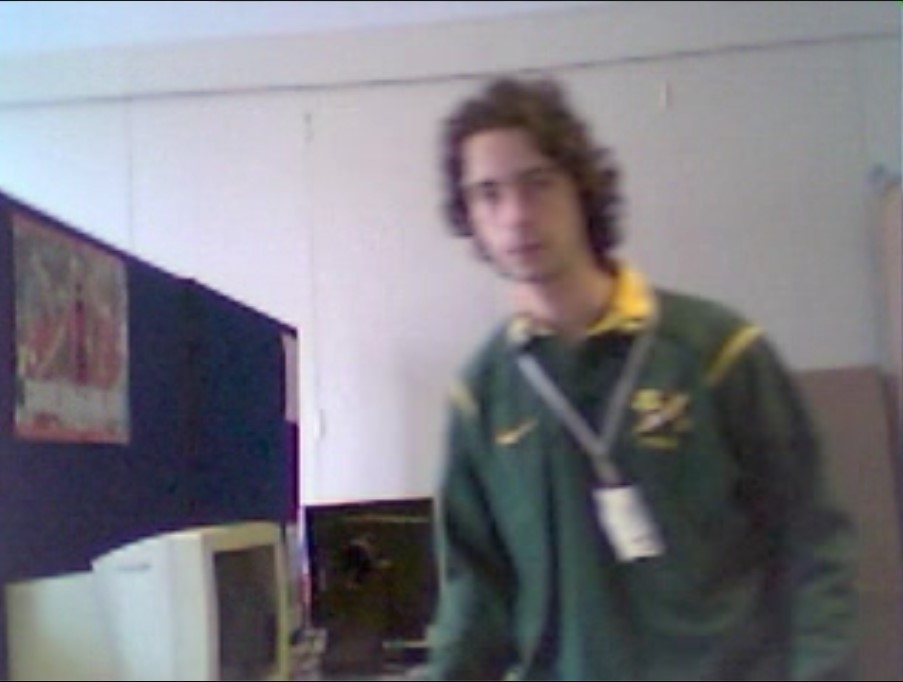
#> input picture WifRobot/bin/Debug/a.jpg, 903 x 682 px
$ python runtest.py a.jpg 5 5 5 5 b.jpg
#> lines starting #> are read from the running program, lines starting #| are printed output that depends on the picture
### WifRobot/bin/Debug/kcftracker.py
import numpy as np
import cv2

# ffttools
# [4 lines left out: function fftd, not called in this run]

def real(img):
	return img[:,:,0]

def imag(img):
	return img[:,:,1]

# [23 lines left out: functions complexMultiplication, complexDivision, rearrange, not called in this run]


# recttools
def x2(rect):
	return rect[0] + rect[2]

def y2(rect):
	return rect[1] + rect[3]

# [36 lines left out: functions limit, getBorder, subwindow, not called in this run]


# KCF tracker
class KCFTracker:
	def __init__(self, hog=False, fixed_window=True, multiscale=False):
		self.lambdar = 0.0001   # regularization
		self.padding = 2.5   # extra area surrounding the target
		self.output_sigma_factor = 0.125   # bandwidth of gaussian target

		if(hog):  # HOG feature
			# VOT
			self.interp_factor = 0.012   # linear interpolation factor for adaptation
			self.sigma = 0.6  # gaussian kernel bandwidth
			# TPAMI   #interp_factor = 0.02   #sigma = 0.5
			self.cell_size = 4   # HOG cell size
			self._hogfeatures = True
		else:  # raw gray-scale image # aka CSK tracker
			self.interp_factor = 0.075
			self.sigma = 0.2
			self.cell_size = 1
			self._hogfeatures = False

		if(multiscale):
			self.template_size = 96   # template size
			self.scale_step = 1.05   # scale step for multi-scale estimation
			self.scale_weight = 0.96   # to downweight detection scores of other scales for added stability
		elif(fixed_window):
			self.template_size = 96
			self.scale_step = 1
		else:
			self.template_size = 1
			self.scale_step = 1

		self._tmpl_sz = [0,0]  # cv::Size, [width,height]  #[int,int]
		self._roi = [0.,0.,0.,0.]  # cv::Rect2f, [x,y,width,height]  #[float,float,float,float]
		self.size_patch = [0,0,0]  #[int,int,int]
		self._scale = 1.   # float
		self._alphaf = None  # numpy.ndarray    (size_patch[0], size_patch[1], 2)
		self._prob = None  # numpy.ndarray    (size_patch[0], size_patch[1], 2)
		self._tmpl = None  # numpy.ndarray    raw: (size_patch[0], size_patch[1])   hog: (size_patch[2], size_patch[0]*size_patch[1])
		self.hann = None  # numpy.ndarray    raw: (size_patch[0], size_patch[1])   hog: (size_patch[2], size_patch[0]*size_patch[1])

	def subPixelPeak(self, left, center, right):
		divisor = 2*center - right - left   #float
		return (0 if abs(divisor)<1e-3 else 0.5*(right-left)/divisor)

	# [49 lines left out: functions createHanningMats, createGaussianPeak, gaussianCorrelation, not called in this run]

	def getFeatures(self, image, inithann, scale_adjust=1.0):
		extracted_roi = [0,0,0,0]   #[int,int,int,int]
		cx = self._roi[0] + self._roi[2]/2  #float
		cy = self._roi[1] + self._roi[3]/2  #float

		if(inithann):
			padded_w = self._roi[2] * self.padding
			padded_h = self._roi[3] * self.padding

			if(self.template_size > 1):
				if(padded_w >= padded_h):
					self._scale = padded_w / float(self.template_size)
				else:
					self._scale = padded_h / float(self.template_size)
				self._tmpl_sz[0] = int(padded_w / self._scale)
				self._tmpl_sz[1] = int(padded_h / self._scale)
			else:
				self._tmpl_sz[0] = int(padded_w)
				self._tmpl_sz[1] = int(padded_h)
				self._scale = 1.

			if(self._hogfeatures):
				self._tmpl_sz[0] = int(self._tmpl_sz[0]) / (2*self.cell_size) * 2*self.cell_size + 2*self.cell_size
				self._tmpl_sz[1] = int(self._tmpl_sz[1]) / (2*self.cell_size) * 2*self.cell_size + 2*self.cell_size
			else:
				self._tmpl_sz[0] = int(self._tmpl_sz[0]) / 2 * 2
				self._tmpl_sz[1] = int(self._tmpl_sz[1]) / 2 * 2

		extracted_roi[2] = int(scale_adjust * self._scale * self._tmpl_sz[0])
		extracted_roi[3] = int(scale_adjust * self._scale * self._tmpl_sz[1])
		extracted_roi[0] = int(cx - extracted_roi[2]/2)
		extracted_roi[1] = int(cy - extracted_roi[3]/2)

		z = subwindow(image, extracted_roi, cv2.BORDER_REPLICATE)
		if(z.shape[1]!=self._tmpl_sz[0] or z.shape[0]!=self._tmpl_sz[1]):
			z = cv2.resize(z, tuple(self._tmpl_sz))

		if(self._hogfeatures):
			mapp = {'sizeX':0, 'sizeY':0, 'numFeatures':0, 'map':0}
			#mapp = fhog.getFeatureMaps(z, self.cell_size, mapp)
			#mapp = fhog.normalizeAndTruncate(mapp, 0.2)
			#mapp = fhog.PCAFeatureMaps(mapp)
			self.size_patch = map(int, [mapp['sizeY'], mapp['sizeX'], mapp['numFeatures']])
			FeaturesMap = mapp['map'].reshape((self.size_patch[0]*self.size_patch[1], self.size_patch[2])).T   # (size_patch[2], size_patch[0]*size_patch[1])
		else:
			if(z.ndim==3 and z.shape[2]==3):
				FeaturesMap = cv2.cvtColor(z, cv2.COLOR_BGR2GRAY)   # z:(size_patch[0], size_patch[1], 3)  FeaturesMap:(size_patch[0], size_patch[1])   #np.int8  #0~255
			elif(z.ndim==2):
				FeaturesMap = z   #(size_patch[0], size_patch[1]) #np.int8  #0~255
			FeaturesMap = FeaturesMap.astype(np.float32) / 255.0 - 0.5
			self.size_patch = [z.shape[0], z.shape[1], 1]

		if(inithann):
			self.createHanningMats()  # createHanningMats need size_patch

		FeaturesMap = self.hann * FeaturesMap
		return FeaturesMap

	# [23 lines left out: functions detect, train, not called in this run]


	def init(self, roi, image):
		self._roi = map(float, roi)
		assert(roi[2]>0 and roi[3]>0)
		self._tmpl = self.getFeatures(image, 1)
		self._prob = self.createGaussianPeak(self.size_patch[0], self.size_patch[1])
		self._alphaf = np.zeros((self.size_patch[0], self.size_patch[1], 2), np.float32)
		self.train(self._tmpl, 1.0)

	# [43 lines left out: function update, not called in this run]

### WifRobot/bin/Debug/runtest.py
import sys
import cv2
import numpy as np


import kcftracker

if __name__ == '__main__':
        path1=sys.argv[1]
        ix=int(sys.argv[2])
        iy=int(sys.argv[3])
        w=int(sys.argv[4])
        h=int(sys.argv[5])
        path2=sys.argv[6]

        frame_b = cv2.imread(path1)
#> frame_b is the input picture: shape (682, 903, 3); mean B, G, R 129, 122.2, 123.5
        dsize = (640, 360);
        frame_b=cv2.resize(frame_b, dsize, interpolation=cv2.INTER_AREA);
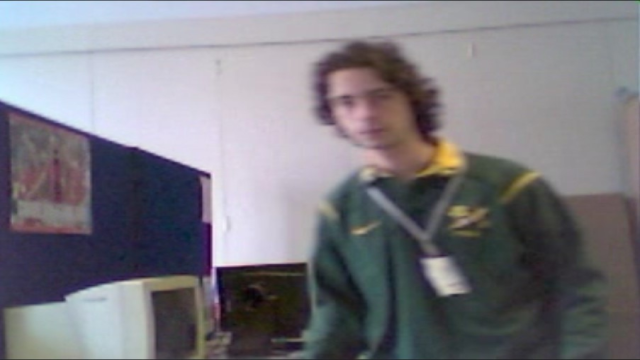
#> frame_b: shape (360, 640, 3); mean B, G, R 129, 122.2, 123.5
        ix, iy, w, h =int(ix),int(iy),int(w),int(h)
        #print ix,iy,w,h
        frame_n = cv2.imread(path2)
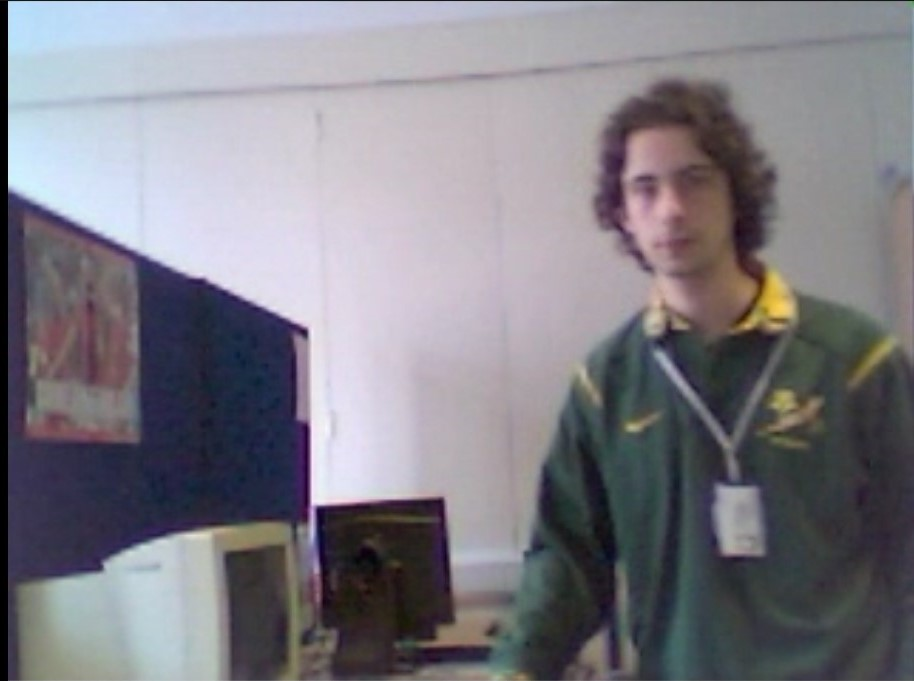
#> input picture WifRobot/bin/Debug/b.jpg, 914 x 681 px
#> frame_n is the input picture: shape (681, 914, 3); mean B, G, R 133.1, 125.5, 127.4
        frame_n=cv2.resize(frame_n, dsize, interpolation=cv2.INTER_AREA);
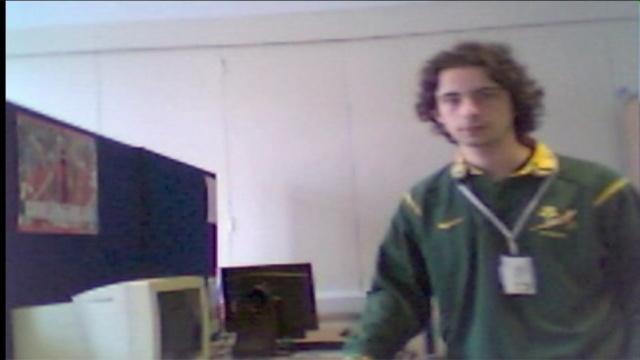
#> frame_n: shape (360, 640, 3); mean B, G, R 133.1, 125.5, 127.4

        tracker = kcftracker.KCFTracker(False, True, True)  # hog, fixed_window, multiscale
        #if you use hog feature, there will be a short pause after you draw a first boundingbox, that is due to the use of Numba.

        cv2.namedWindow('tracking')

        tracker.init([ix,iy,w,h], frame_b)
#> (the run stopped early here; a loop or call above may not have finished)
